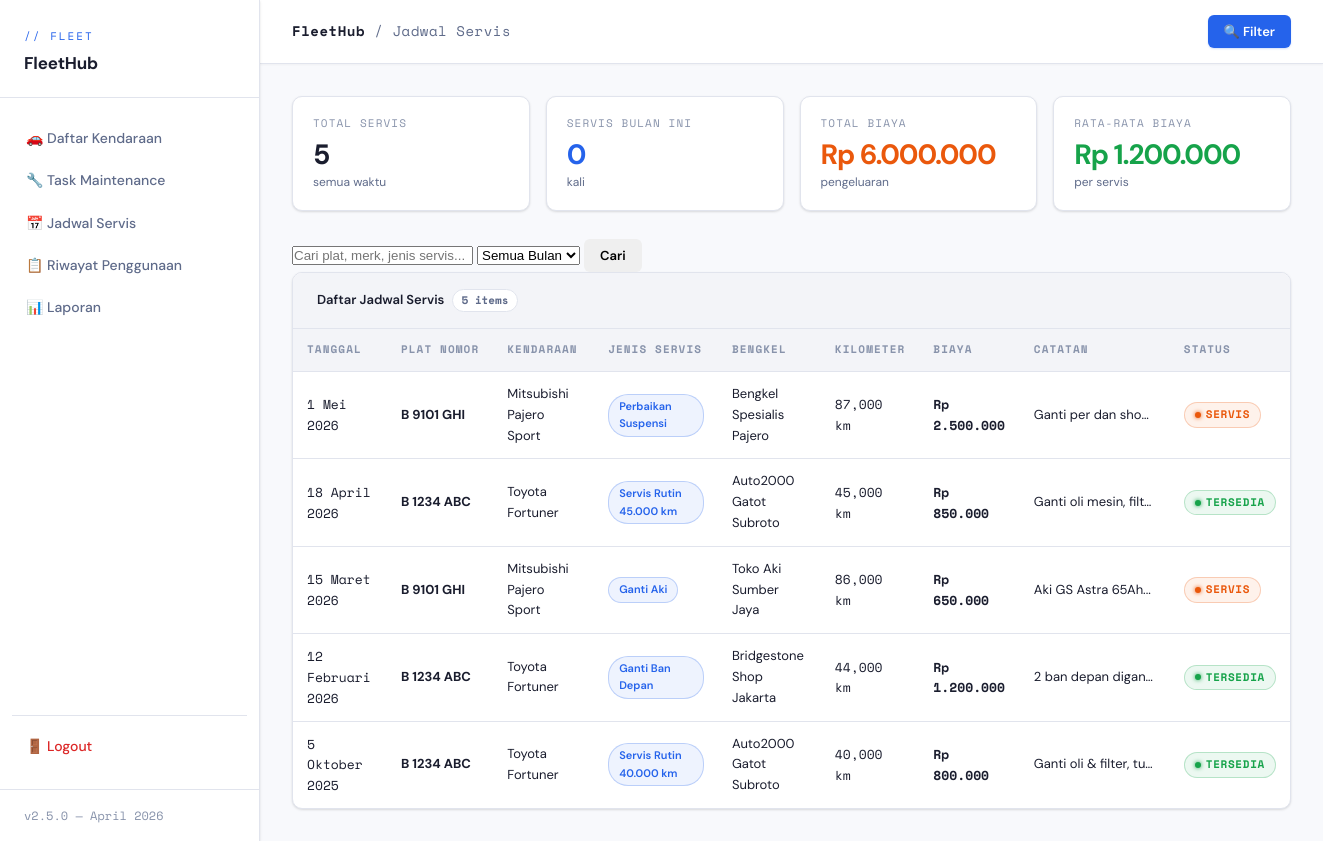
Screenshot of /pages/jadwal_servis.php with the database file from the repository.
### tables this page shows
CREATE TABLE IF NOT EXISTS riwayat_servis (
    id              INT          NOT NULL AUTO_INCREMENT,
    kendaraan_id    INT          NOT NULL,
    tanggal_servis  DATE         NOT NULL,
    jenis_servis    VARCHAR(100) NOT NULL DEFAULT '',    
    bengkel         VARCHAR(100) NOT NULL DEFAULT '',    
    kilometer       INT          NOT NULL DEFAULT 0,     
    biaya           INT          NOT NULL DEFAULT 0,     
    catatan         TEXT         NULL,
    PRIMARY KEY (id),
    CONSTRAINT fk_servis_kendaraan
        FOREIGN KEY (kendaraan_id) REFERENCES kendaraan(id) ON DELETE CASCADE ON UPDATE CASCADE
);

CREATE TABLE IF NOT EXISTS kendaraan (
    id           INT          NOT NULL AUTO_INCREMENT,
    nomor_plat   VARCHAR(20)  NOT NULL,
    merek        VARCHAR(50)  NOT NULL,
    model        VARCHAR(50)  NOT NULL,
    tahun        SMALLINT     NOT NULL,
    warna        VARCHAR(30)  NOT NULL DEFAULT '',
    jenis        VARCHAR(30)  NOT NULL DEFAULT 'Mobil',
    status       ENUM('Tersedia','Dipakai','Servis') NOT NULL DEFAULT 'Tersedia',
    kilometer    INT          NOT NULL DEFAULT 0,
    bahan_bakar  ENUM('Bensin','Solar','Listrik')    NOT NULL DEFAULT 'Bensin',
    lokasi       VARCHAR(100) NOT NULL DEFAULT '',
    foto         VARCHAR(255) NOT NULL DEFAULT '',
    created_at   TIMESTAMP    NOT NULL DEFAULT CURRENT_TIMESTAMP,
    updated_at   TIMESTAMP    NOT NULL DEFAULT CURRENT_TIMESTAMP ON UPDATE CURRENT_TIMESTAMP,
    PRIMARY KEY (id),
    UNIQUE KEY uq_nomor_plat (nomor_plat)
);

### pages/jadwal_servis.php (the view, shortened to what this page needs)
<?php
try {
    $pdo = getKoneksi();
    $stmt = $pdo->prepare("
        SELECT rs.*, k.nomor_plat, k.merek, k.model, k.status
        FROM riwayat_servis rs
        JOIN kendaraan k ON rs.kendaraan_id = k.id
        ORDER BY rs.tanggal_servis DESC
    ");
    $stmt->execute();
    $servis = $stmt->fetchAll();
    $statTotal = count($servis);
    $statBulanIni = 0;
    $statBiayaTotal = 0;
    foreach ($servis as $s) {
        $biaya = (int)($s['biaya'] ?? 0);
        if ($biaya > 0) $statBiayaTotal += $biaya;
    }
} catch (Exception $e) {
    die('Error: ' . $e->getMessage());
}
function tglIndo(?string $tgl): string {
    $bulan = ['','Januari','Februari','Maret','April','Mei','Juni','Juli','Agustus','September','Oktober','November','Desember'];
    $ts = strtotime($tgl);
    return date('j', $ts) . ' ' . $bulan[(int)date('n', $ts)] . ' ' . date('Y', $ts);
}
function statusCls(string $s): string {
    return match($s) { 'Tersedia' => 'low', 'Dipakai' => 'accent', 'Servis' => 'med', default => 'low' };
}
?>
<?php include __DIR__ . '/../includes/header.php'; ?>
<div class="topbar">
  <div class="topbar-title">
    <span>FleetHub</span> / Jadwal Servis
  </div>
  <div class="topbar-actions">
    <button class="btn btn-primary" id="btnFilter">🔍 Filter</button>
  </div>
</div>
<div class="content">
  <div class="stats-bar">
    <div class="stat-card">
      <div class="stat-label">Total Servis</div>
      <div class="stat-value"><?= $statTotal ?></div>
      <div class="stat-sub">semua waktu</div>
    </div>
    <div class="stat-card">
      <div class="stat-label">Servis Bulan Ini</div>
      <div class="stat-value" style="color:var(--accent)"><?= $statBulanIni ?></div>
      <div class="stat-sub">kali</div>
    </div>
    <div class="stat-card">
      <div class="stat-label">Total Biaya</div>
      <div class="stat-value" style="color:var(--med)">Rp <?= number_format($statBiayaTotal, 0, ',', '.') ?></div>
      <div class="stat-sub">pengeluaran</div>
    </div>
    <div class="stat-card">
      <div class="stat-label">Rata-rata Biaya</div>
      <div class="stat-value" style="color:var(--low)">Rp <?= $statTotal > 0 ? number_format((int)($statBiayaTotal / $statTotal), 0, ',', '.') : '0' ?></div>
      <div class="stat-sub">per servis</div>
    </div>
  </div>
  <div class="toolbar">
    <form method="GET" class="search-form" id="formFilter">
      <input type="text" name="search" placeholder="Cari plat, merk, jenis servis..." value="<?= htmlspecialchars($_GET['search'] ?? '') ?>" class="search-input" />
      <select name="bulan" class="filter-select">
        <option value="">Semua Bulan</option>
      </select>
      <button type="submit" class="btn btn-secondary">Cari</button>
    </form>
  </div>
  <div class="table-wrap">
    <div class="table-header">
      <div class="t-title">Daftar Jadwal Servis <span class="count-badge"><?= count($servis) ?> items</span></div>
    </div>
    <?php if (empty($servis)): ?>
      <div style="padding:40px;text-align:center;color:var(--text-muted)">
        <p>Belum ada data servis.</p>
      </div>
    <?php else: ?>
      <table class="servis-table">
        <thead>
          <tr>
            <th>Tanggal</th>
            <th>Plat Nomor</th>
            <th>Kendaraan</th>
            <th>Jenis Servis</th>
            <th>Bengkel</th>
            <th>Kilometer</th>
            <th>Biaya</th>
            <th>Catatan</th>
            <th>Status</th>
          </tr>
        </thead>
        <tbody>
          <?php foreach ($servis as $s):
          ?>
            <tr>
              <td class="tgl-servis"><?= tglIndo($s['tanggal_servis']) ?></td>
              <td><strong><?= htmlspecialchars($s['nomor_plat']) ?></strong></td>
              <td><?= htmlspecialchars($s['merek'] . ' ' . $s['model']) ?></td>
              <td class="jenis-servis"><span class="badge-servis"><?= htmlspecialchars($s['jenis_servis']) ?></span></td>
              <td><?= htmlspecialchars($s['bengkel'] ?? '—') ?></td>
              <td class="km-servis"><?= !empty($s['kilometer']) && (int)$s['kilometer'] > 0 ? number_format((int)$s['kilometer']) . ' km' : '—' ?></td>
              <td class="biaya-servis">
                <?php if (!empty($s['biaya']) && (int)$s['biaya'] > 0): ?>
                  <strong>Rp <?= number_format((int)$s['biaya'], 0, ',', '.') ?></strong>
                <?php else: ?>
                  —
                <?php endif; ?>
              </td>
              <td class="catatan-servis" title="<?= htmlspecialchars($s['catatan'] ?? '') ?>"><?= !empty($s['catatan']) ? substr(htmlspecialchars($s['catatan']), 0, 30) . '...' : '—' ?></td>
              <td>
                <span class="priority priority-<?= statusCls($s['status']) ?>">
                  <?= htmlspecialchars($s['status']) ?>
                </span>
              </td>
            </tr>
          <?php endforeach; ?>
        </tbody>
      </table>
    <?php endif; ?>
  </div>
</div>
<?php include __DIR__ . '/../includes/footer.php'; ?>

### assets/css/style.css (style rules this page uses)
:root { --bg: #f8f9fc; --surface: #ffffff; --surface-2: #f3f4f8; --border: #e1e4ed; --border-light: #d4d8e5; --text: #1a1d2e; --text-muted: #5f6b8a; --text-dim: #8893ab; --accent: #2563eb; --accent-glow: rgba(37,99,235,0.08); --high: #dc2626; --high-bg: rgba(220,38,38,0.08); --med: #ea580c; --med-bg: rgba(234,88,12,0.08); --low: #16a34a; --low-bg: rgba(22,163,74,0.08); --sidebar-w: 260px; --radius: 10px; --radius-sm: 6px; --shadow: 0 1px 3px rgba(0,0,0,0.08), 0 1px 2px rgba(0,0,0,0.06); --font-body: 'DM Sans', sans-serif; --font-mono: 'Space Mono', monospace; }
*, *::before, *::after { box-sizing: border-box; margin: 0; padding: 0; }
html { scroll-behavior: smooth; }
body { font-family: var(--font-body); background: var(--bg); color: var(--text); min-height: 100vh; display: flex; font-size: 15px; line-height: 1.6; }
.topbar { height: 64px; border-bottom: 1px solid var(--border); display: flex; align-items: center; justify-content: space-between; padding: 0 32px; background: var(--surface); position: sticky; top: 0; z-index: 50; box-shadow: 0 1px 2px rgba(0,0,0,0.04); }
.topbar-title { font-size: 14px; color: var(--text-muted); font-family: var(--font-mono); letter-spacing: 0.04em; }
.topbar-title span { color: var(--text); font-weight: 700; }
.topbar-actions { display: flex; gap: 10px; align-items: center; }
.content { padding: 32px; flex: 1; }
.stats-bar { display: grid; grid-template-columns: repeat(4, 1fr); gap: 16px; margin-bottom: 28px; }
.stat-card { background: var(--surface); border: 1px solid var(--border); border-radius: var(--radius); padding: 18px 20px; box-shadow: var(--shadow); }
.stat-card .stat-label { font-size: 11px; font-family: var(--font-mono); color: var(--text-dim); letter-spacing: 0.1em; text-transform: uppercase; margin-bottom: 8px; }
.stat-card .stat-value { font-size: 28px; font-weight: 700; color: var(--text); letter-spacing: -0.04em; line-height: 1; }
.stat-card .stat-sub { font-size: 12px; color: var(--text-muted); margin-top: 4px; }
.btn { display: inline-flex; align-items: center; gap: 6px; padding: 8px 16px; border-radius: var(--radius-sm); font-family: var(--font-body); font-size: 13px; font-weight: 600; cursor: pointer; text-decoration: none; border: none; transition: all 0.18s ease; }
.btn-primary { background: var(--accent); color: #fff; box-shadow: 0 1px 2px rgba(37,99,235,0.2); }
.table-wrap { background: var(--surface); border: 1px solid var(--border); border-radius: var(--radius); overflow: hidden; box-shadow: var(--shadow); }
.table-header { padding: 16px 24px; border-bottom: 1px solid var(--border); display: flex; align-items: center; justify-content: space-between; background: var(--surface-2); }
.table-header .t-title { font-size: 13px; font-weight: 600; color: var(--text); display: flex; align-items: center; gap: 8px; }
.count-badge { background: var(--surface); border: 1px solid var(--border); color: var(--text-muted); font-size: 11px; font-family: var(--font-mono); padding: 2px 8px; border-radius: 20px; }
table { width: 100%; border-collapse: collapse; }
thead tr { border-bottom: 1px solid var(--border); background: var(--surface-2); }
thead th { padding: 12px 20px; text-align: left; font-size: 11px; font-family: var(--font-mono); letter-spacing: 0.1em; text-transform: uppercase; color: var(--text-dim); font-weight: 600; white-space: nowrap; }
tbody tr { border-bottom: 1px solid var(--border); transition: background 0.15s ease; }
tbody tr:last-child { border-bottom: none; }
tbody td { padding: 14px 20px; font-size: 14px; color: var(--text); vertical-align: middle; }
.priority { display: inline-flex; align-items: center; gap: 5px; padding: 3px 10px; border-radius: 20px; font-size: 11px; font-weight: 700; font-family: var(--font-mono); letter-spacing: 0.06em; text-transform: uppercase; }
.priority::before { content: ''; width: 6px; height: 6px; border-radius: 50%; }
.priority-low { color: var(--low); background: var(--low-bg); border: 1px solid rgba(22,163,74,0.25); }
.priority-low::before { background: var(--low); box-shadow: 0 0 4px var(--low); }
.priority-med { color: var(--med); background: var(--med-bg); border: 1px solid rgba(234,88,12,0.25); }
.priority-med::before { background: var(--med); box-shadow: 0 0 4px var(--med); }

### rows the page displays
riwayat_servis: tanggal_servis "1 Mei 2026", kendaraan.nomor_plat "B 9101 GHI", kendaraan.model "Mitsubishi Pajero Sport", jenis_servis "Perbaikan Suspensi", bengkel "Bengkel Spesialis Pajero", kilometer "87,000", biaya "2.500.000", catatan "Ganti per dan sho…", kendaraan.status "SERVIS"
riwayat_servis: tanggal_servis "18 April 2026", kendaraan.nomor_plat "B 1234 ABC", kendaraan.model "Toyota Fortuner", jenis_servis "Servis Rutin 45.000 km", bengkel "Auto2000 Gatot Subroto", kilometer "45,000", biaya "850.000", catatan "Ganti oli mesin, filt…", kendaraan.status "TERSEDIA"
riwayat_servis: tanggal_servis "15 Maret 2026", kendaraan.nomor_plat "B 9101 GHI", kendaraan.model "Mitsubishi Pajero Sport", jenis_servis "Ganti Aki", bengkel "Toko Aki Sumber Jaya", kilometer "86,000", biaya "650.000", catatan "Aki GS Astra 65Ah", kendaraan.status "SERVIS"
riwayat_servis: tanggal_servis "12 Februari 2026", kendaraan.nomor_plat "B 1234 ABC", kendaraan.model "Toyota Fortuner", jenis_servis "Ganti Ban Depan", bengkel "Bridgestone Shop Jakarta", kilometer "44,000", biaya "1.200.000", catatan "2 ban depan digan…", kendaraan.status "TERSEDIA"
riwayat_servis: tanggal_servis "5 Oktober 2025", kendaraan.nomor_plat "B 1234 ABC", kendaraan.model "Toyota Fortuner", jenis_servis "Servis Rutin 40.000 km", bengkel "Auto2000 Gatot Subroto", kilometer "40,000", biaya "800.000", catatan "Ganti oli & filter, tu…", kendaraan.status "TERSEDIA"

### other values shown
$statTotal "5"
$statBulanIni "0"
$statBiayaTotal "6.000.000"
$statBiayaTotal / $statTotal "1.200.000"
count($servis) "5"
